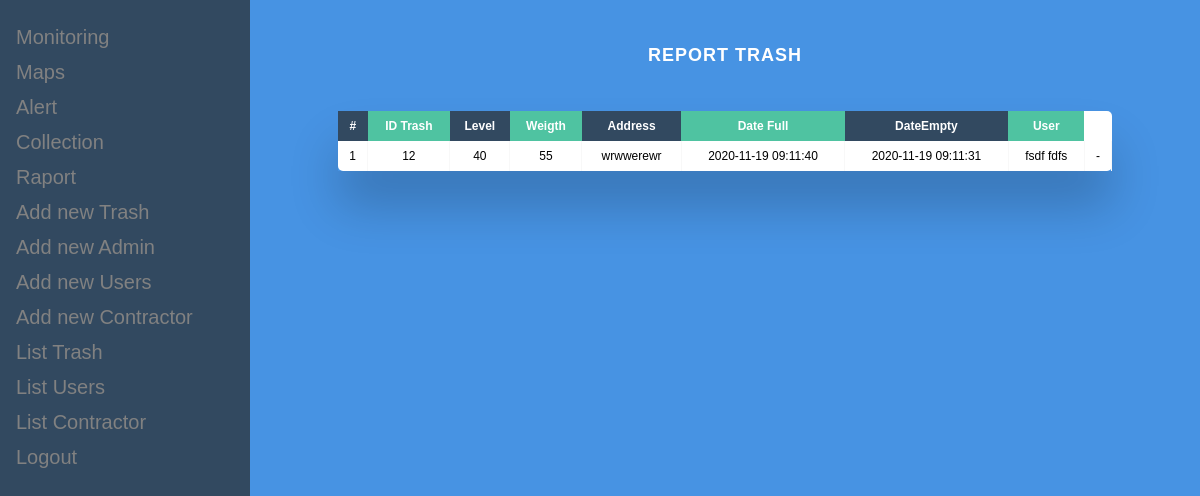
/rapport.php, run on the app's committed database.
### tables this page shows
CREATE TABLE `historic` (
  `_idHisto` int(11) NOT NULL,
  `idTrash` varchar(45) DEFAULT NULL,
  `level` varchar(45) DEFAULT NULL,
  `weight` varchar(45) DEFAULT NULL,
  `dateFull` datetime DEFAULT CURRENT_TIMESTAMP,
  `idUser` varchar(45) DEFAULT NULL,
  `dateEmpty` varchar(45) DEFAULT NULL,
  `dateHisto` datetime NOT NULL DEFAULT CURRENT_TIMESTAMP
);

CREATE TABLE `trash` (
  `_idTrash` int(11) NOT NULL,
  `long` varchar(45) DEFAULT NULL,
  `lat` varchar(45) DEFAULT NULL,
  `address` varchar(45) DEFAULT NULL,
  `codeTrash` varchar(45) DEFAULT NULL,
  `dateTrash` datetime DEFAULT CURRENT_TIMESTAMP,
  `type` varchar(255) NOT NULL
);

CREATE TABLE `users` (
  `_idUser` int(11) NOT NULL,
  `firstname` varchar(45) NOT NULL,
  `lastname` varchar(45) NOT NULL,
  `code` varchar(45) NOT NULL,
  `phone` varchar(45) NOT NULL,
  `area` varchar(45) NOT NULL,
  `idPart` varchar(45) DEFAULT NULL,
  `date_created` datetime DEFAULT CURRENT_TIMESTAMP
);

### modals/Fhistoric.php (called while the page is built, shortened)
<?php
class Fhistoric
{
    static function getAllHistoricCollection()
    {
        $con=Database::getConnection();
        $req=$con->prepare('SELECT * FROM historic c,trash t,users u WHERE c.idTrash=t.codeTrash AND u.code=c.idUser');
        $req->execute(array());
        return $req->fetchAll();
    }
}

### rapport.php (the view, shortened to what this page needs)
<!doctype html>
<html lang="en">
<head>
    <link rel="stylesheet" href="style/menu.css">
</head>
<body>
<?php include_once 'commons/menu.php';?>
<?php include_once 'modals/Fhistoric.php';
$historic=Fhistoric::getAllHistoricCollection();
;?>
<div class="main">
    <h2>Report Trash</h2>
    <div class="table-wrapper">
        <table class="fl-table">
            <thead>
            <tr>
                <th>#</th>
                <th>ID Trash</th>
                <th>Level</th>
                <th>Weigth</th>
                <th>Address</th>
                <th>Date Full</th>
                <th>DateEmpty</th>
                <th>User</th>
            </tr>
            </thead>
            <tbody>
            <?php foreach($historic as $k => $data):?>
                <tr>
                    <td><?=$k+1;?></td>
                    <td><?=$data['codeTrash'];?></td>
                    <td><?=$data['level'];?></td>
                    <td><?=$data['weight'];?></td>
                    <td><?=$data['address'];?></td>
                    <td><?=$data['dateFull'];?></td>
                    <td><?=$data['dateEmpty'];?></td>
                    <td><?=$data['firstname'].' '.$data['lastname'];?></td>
                    <td>-</td>
                </tr>
            <?php endforeach;?>
        </table>
    </div>
</div>
</body>
</html>

### style/menu.css (style rules this page uses)
.main { margin-left: 250px; padding: 0px 10px; }

### rapport.php (style rules this page uses)
* { box-sizing: border-box; -webkit-box-sizing: border-box; -moz-box-sizing: border-box; }
body { font-family: Helvetica; -webkit-font-smoothing: antialiased; background: rgba( 71, 147, 227, 1); }
h2 { text-align: center; font-size: 18px; text-transform: uppercase; letter-spacing: 1px; color: white; padding: 30px 0; }
.table-wrapper { margin: 10px 70px 70px; box-shadow: 0px 35px 50px rgba( 0, 0, 0, 0.2 ); }
.fl-table { border-radius: 5px; font-size: 12px; font-weight: normal; border: none; border-collapse: collapse; width: 100%; max-width: 100%; white-space: nowrap; background-color: white; }
.fl-table td, .fl-table th { text-align: center; padding: 8px; }
.fl-table td { border-right: 1px solid #f8f8f8; font-size: 12px; }
.fl-table thead th { color: #ffffff; background: #4FC3A1; }
.fl-table thead th:nth-child(odd) { color: #ffffff; background: #324960; }

### data on the page
historic: trash.codeTrash "12", level "40", weight "55", trash.address "wrwwerewr", dateFull "2020-11-19 09:11:40", dateEmpty "2020-11-19 09:11:31", users.firstname "fsdf", users.lastname "fdfs"
